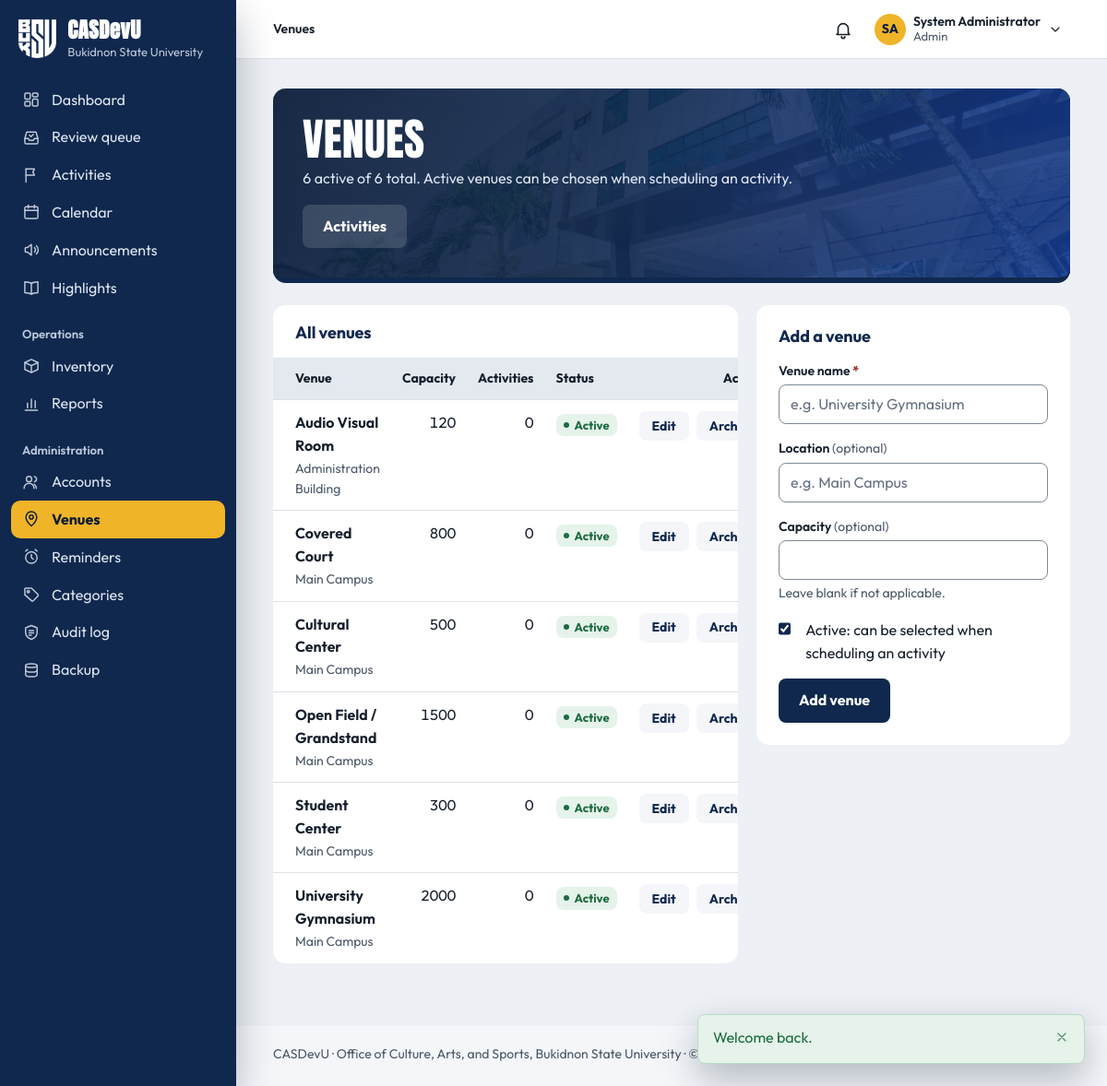
The app's page /admin/venues.php (signed in) with its own data.
### tables this page shows
CREATE TABLE settings (
    setting_key     VARCHAR(80) PRIMARY KEY,
    setting_value   TEXT NULL,
    description     VARCHAR(255) NULL,
    updated_at      TIMESTAMP NOT NULL DEFAULT CURRENT_TIMESTAMP
                        ON UPDATE CURRENT_TIMESTAMP
);

CREATE TABLE users (
    user_id         INT UNSIGNED AUTO_INCREMENT PRIMARY KEY,
    role_id         TINYINT UNSIGNED NOT NULL,

     
    email           VARCHAR(150) NOT NULL UNIQUE,    
    password_hash   VARCHAR(255) NOT NULL,           
     
    student_number  VARCHAR(30)  NULL UNIQUE,        
    first_name      VARCHAR(80)  NOT NULL,
    middle_name     VARCHAR(80)  NULL,
    last_name       VARCHAR(80)  NOT NULL,
    sex             ENUM('male','female','other') NULL,
    birth_date      DATE         NULL,
    contact_number  VARCHAR(30)  NULL,
    photo_path      VARCHAR(255) NULL,
    id_front_path   VARCHAR(255) NULL,               
    id_back_path    VARCHAR(255) NULL,               

     
    course_id       INT UNSIGNED     NULL,
    year_level_id   TINYINT UNSIGNED NULL,
    section         VARCHAR(20)      NULL,
     
    connection_note VARCHAR(500)     NULL,

     
    status          ENUM('pending','active','inactive','suspended')
                        NOT NULL DEFAULT 'pending',
    last_login_at   DATETIME NULL,
    created_at      TIMESTAMP NOT NULL DEFAULT CURRENT_TIMESTAMP,
    updated_at      TIMESTAMP NOT NULL DEFAULT CURRENT_TIMESTAMP
                        ON UPDATE CURRENT_TIMESTAMP,

    CONSTRAINT fk_users_role       FOREIGN KEY (role_id)       REFERENCES roles(role_id),
    CONSTRAINT fk_users_course     FOREIGN KEY (course_id)     REFERENCES courses(course_id)
                                       ON DELETE SET NULL,
    CONSTRAINT fk_users_year_level FOREIGN KEY (year_level_id) REFERENCES year_levels(year_level_id)
                                       ON DELETE SET NULL,

    INDEX idx_users_role   (role_id),
    INDEX idx_users_status (status),
    INDEX idx_users_name   (last_name, first_name)
);

CREATE TABLE venues (
    venue_id        INT UNSIGNED AUTO_INCREMENT PRIMARY KEY,
    name            VARCHAR(150) NOT NULL UNIQUE,    
    location        VARCHAR(255) NULL,
    capacity        INT UNSIGNED NULL,
    is_active       TINYINT(1)   NOT NULL DEFAULT 1
);

### public/admin/venues.php (the view, shortened to what the rows shown need)
<?php
require_once __DIR__ . '/../../includes/bootstrap.php';
require_role(['staff', 'admin']);
$venues = fetch_all(
    "SELECT v.*,
            (SELECT COUNT(*) FROM activities a WHERE a.venue_id = v.venue_id) AS activity_count,
            (SELECT COUNT(*) FROM activities a2
              WHERE a2.venue_id = v.venue_id
                AND a2.status IN ('upcoming','ongoing')) AS upcoming_count
       FROM venues v
      ORDER BY v.is_active DESC, v.name"
);
$editId  = get_id('edit');
$editing = $editId !== null
    ? fetch_one('SELECT * FROM venues WHERE venue_id = ?', [$editId])
    : null;
require __DIR__ . '/../../includes/layout/header.php';
?>
<div class="page-head">
    <div>
        <h1>Venues</h1>
    </div>
</div>
<div class="split">
    <section class="card<?= $venues === [] ? '' : ' card-flush' ?>">
        <div class="card-head"><h2>All venues</h2></div>
        <?php if ($venues === []): ?>
            <div class="empty">
                <strong>No venues yet</strong>
                Add the first one with the form on this page.
            </div>
        <?php else: ?>
            <div class="table-wrap">
                <table class="data table-stack">
                    <thead>
                        <tr><th>Venue</th><th class="num">Capacity</th><th class="num">Activities</th><th>Status</th><th class="actions">Actions</th></tr>
                    </thead>
                    <tbody>
                    <?php foreach ($venues as $venue): ?>
                        <tr>
                            <td data-label="Venue">
                                <div>
                                    <strong><?= e($venue['name']) ?></strong>
                                    <?php if ($venue['location']): ?>
                                        <div class="hint"><?= e($venue['location']) ?></div>
                                    <?php endif; ?>
                                </div>
                            </td>
                            <td class="num" data-label="Capacity"><?= $venue['capacity'] ? (int) $venue['capacity'] : '<span class="muted">Not set</span>' ?></td>
                            <td class="num" data-label="Activities">
                                <div>
                                    <?= (int) $venue['activity_count'] ?>
                                </div>
                            </td>
                            <td data-label="Status">
                                <div>
                                    <?php if ((int) $venue['is_active'] === 1): ?>
                                        <span class="badge badge-success">Active</span>
                                    <?php else: ?>
                                        <span class="badge badge-muted">Archived</span>
                                    <?php endif; ?>
                                </div>
                            </td>
                            <td class="actions">
                                <div class="btn-row">
                                    <a class="btn btn-outline btn-sm"
                                       href="<?= url('admin/venues.php?edit=' . (int) $venue['venue_id']) ?>"
                                       aria-label="Edit <?= e($venue['name']) ?>">Edit</a>
                                    <form method="post" class="inline-form"
                                          <?= (int) $venue['is_active'] === 1 && (int) $venue['upcoming_count'] > 0
                                              ? 'onsubmit="return confirm(\'This venue has upcoming activities scheduled. Archive it anyway?\');"'
                                              : '' ?>>
                                        <button type="submit" class="btn btn-outline btn-sm"
                                                aria-label="<?= (int) $venue['is_active'] === 1 ? 'Archive' : 'Reactivate' ?> <?= e($venue['name']) ?>">
                                            <?= (int) $venue['is_active'] === 1 ? 'Archive' : 'Reactivate' ?>
                                        </button>
                                    </form>
                                </div>
                            </td>
                        </tr>
                    <?php endforeach; ?>
                    </tbody>
                </table>
            </div>
        <?php endif; ?>
    </section>
    <section class="card" id="venue-form">
        <div class="card-head">
            <h2><?= $editing ? 'Edit venue' : 'Add a venue' ?></h2>
        </div>
    </section>
</div>
<?php
require __DIR__ . '/../../includes/layout/footer.php';

### includes/layout/header.php (shortened to what the rows shown need)
<?php
$user         = current_user();
$role         = current_role();
$attentionItems = $user ? attention_items() : [];
$reviewCount  = $user && can_review() ? review_counts()['total'] : 0;
$currentFile  = basename($_SERVER['SCRIPT_NAME']);
$currentDir   = basename(dirname($_SERVER['SCRIPT_NAME']));
$isStudent    = $role === 'student';
$navSection = match (true) {
    in_array($currentDir, ['public', ''], true) && $currentFile === 'index.php'   => 'dashboard',
    in_array($currentDir, ['public', ''], true) && $currentFile === 'review.php'  => 'review',
    $currentFile === 'notifications.php'                        => 'notifications',
    $currentFile === 'profile.php'                              => 'profile',
    $currentFile === 'settings.php'                             => 'settings',
    $currentFile === 'calendar.php'                             => 'calendar',
    $currentDir === 'invitations' && $role === 'guest'           => 'calendar',
    $currentDir === 'activities'                                => 'activities',
    $currentDir === 'announcements'                             => 'announcements',
    $currentDir === 'highlights'                                => 'highlights',
    $currentDir === 'inventory' && $isStudent && in_array($currentFile, ['reservations.php', 'borrow.php'], true) => 'borrow-requests',
    $currentDir === 'inventory'                                 => 'inventory',
    $currentDir === 'reports'                                   => 'reports',
    $currentDir === 'admin'                                     => pathinfo($currentFile, PATHINFO_FILENAME),
    $currentDir === 'requirements' && $isStudent                => 'activities',
    $currentDir === 'participation' && $isStudent               => 'my-activities',
    $currentDir === 'participation' || $currentDir === 'requirements' => 'activities',
    default                                                     => '',
};
$sections = [
    'dashboard'       => ['Dashboard', 'index.php'],
    'review'          => ['Review queue', 'review.php'],
    'notifications'   => ['Notifications', 'notifications.php'],
    'profile'         => ['My profile', 'profile.php'],
    'settings'        => ['Settings', 'settings.php'],
    'calendar'        => ['Calendar', 'activities/calendar.php'],
    'activities'      => ['Activities', 'activities/index.php'],
    'announcements'   => ['Announcements', 'announcements/index.php'],
    'highlights'      => ['Highlights', 'highlights/index.php'],
    'inventory'       => [$isStudent ? 'Costumes & equipment' : 'Inventory', 'inventory/index.php'],
    'reports'         => ['Reports', 'reports/index.php'],
    'my-activities'   => ['My activities', 'participation/my-activities.php'],
    'borrow-requests' => ['My borrow requests', 'inventory/reservations.php'],
    'users'           => ['Accounts', 'admin/users.php'],
    'venues'          => ['Venues', 'admin/venues.php'],
    'reminders'       => ['Reminders', 'admin/reminders.php'],
    'categories'      => ['Categories', 'admin/categories.php'],
    'audit'           => ['Audit log', 'admin/audit.php'],
    'backup'          => ['Backup', 'admin/backup.php'],
];
function nav_link(string $section, string $href, string $label, string $navSection, int $count = 0, string $countLabel = 'waiting'): string
{
    $current = $section === $navSection ? ' aria-current="page"' : '';
    $badge   = $count > 0
        ? '<span class="nav-count" aria-label="' . $count . ' ' . e($countLabel) . '">' . ($count > 99 ? '99+' : $count) . '</span>'
        : '';
    return '<a class="nav-link" href="' . e(url($href)) . '"' . $current . '>'
         . icon($section === 'inventory' && current_role() === 'student' ? 'equipment' : $section, 'nav-icon')
         . '<span class="nav-label">' . e($label) . '</span>' . $badge . '</a>';
}
$initials = $user
    ? strtoupper(mb_substr((string) $user['first_name'], 0, 1) . mb_substr((string) $user['last_name'], 0, 1))
    : '';
?>
<!DOCTYPE html>
<html lang="en">
<head>
    <link rel="stylesheet" href="<?= asset('css/style.css') ?>">
</head>
<body>
<div class="app<?= $user ? '' : ' app-public' ?>">
<?php if ($user): ?>
    <aside class="sidebar" id="sidebar" aria-label="Main navigation">
        <div class="sidebar-brand">
            <a class="brand" href="<?= url('index.php') ?>">
                <img class="brand-logo" src="<?= asset('img/buksu-logo-white.png') ?>" alt="" width="126" height="128">
                <span class="brand-text">
                    <span class="brand-mark"><?= e(APP_NAME) ?></span>
                    <span class="brand-sub"><?= e(university_name()) ?></span>
                </span>
            </a>
        </div>
        <nav class="sidebar-nav" aria-label="Sections">
            <div class="nav-group">
                <?= nav_link('dashboard', 'index.php', 'Dashboard', $navSection) ?>
                <?php if ($isStudent): ?>
                    <?= nav_link('my-activities', 'participation/my-activities.php', 'My activities', $navSection) ?>
                <?php elseif (can_review()): ?>
                    <?= nav_link('review', 'review.php', 'Review queue', $navSection, $reviewCount, 'waiting for review') ?>
                <?php endif; ?>
                <?= nav_link('activities', 'activities/index.php', 'Activities', $navSection) ?>
                <?= nav_link('calendar', 'activities/calendar.php', 'Calendar', $navSection) ?>
                <?= nav_link('announcements', 'announcements/index.php', 'Announcements', $navSection) ?>
                <?= nav_link('highlights', 'highlights/index.php', 'Highlights', $navSection) ?>
            </div>
            <?php if (has_role('staff', 'admin', 'coordinator')): ?>
                <div class="nav-group">
                    <p class="nav-group-title">Operations</p>
                    <?= nav_link('inventory', 'inventory/index.php', 'Inventory', $navSection) ?>
                    <?= nav_link('reports', 'reports/index.php', 'Reports', $navSection) ?>
                </div>
            <?php endif; ?>
            <?php if (has_role('staff', 'admin')): ?>
                <div class="nav-group">
                    <p class="nav-group-title">Administration</p>
                    <?= nav_link('users', 'admin/users.php', 'Accounts', $navSection) ?>
                    <?= nav_link('venues', 'admin/venues.php', 'Venues', $navSection) ?>
                    <?= nav_link('reminders', 'admin/reminders.php', 'Reminders', $navSection) ?>
                    <?php if (has_role('admin')): ?>
                        <?= nav_link('categories', 'admin/categories.php', 'Categories', $navSection) ?>
                        <?= nav_link('audit', 'admin/audit.php', 'Audit log', $navSection) ?>
                        <?= nav_link('backup', 'admin/backup.php', 'Backup', $navSection) ?>
                    <?php endif; ?>
                </div>
            <?php endif; ?>
        </nav>
    </aside>
<?php endif; ?>
<div class="main">
<?php if ($user): ?>
    <?php
    [$sectionLabel, $sectionHref] = $sections[$navSection] ?? ['', ''];
    $pageLabel  = (string) ($pageTitle ?? '');
    $isSectionHome = $sectionHref !== '' && str_ends_with($_SERVER['SCRIPT_NAME'], '/' . $sectionHref);
    ?>
    <header class="topbar">
        <nav class="breadcrumb" aria-label="Breadcrumb">
            <ol>
                <?php if ($sectionLabel !== '' && !$isSectionHome): ?>
                    <li><a href="<?= url($sectionHref) ?>"><?= e($sectionLabel) ?></a></li>
                    <li aria-current="page"><?= e($pageLabel) ?></li>
                <?php else: ?>
                    <li aria-current="page"><?= e($sectionLabel !== '' ? $sectionLabel : $pageLabel) ?></li>
                <?php endif; ?>
            </ol>
        </nav>
        <div class="topbar-actions">
            <?php require __DIR__ . '/notifications-menu.php'; ?>
            <details class="account-menu" data-menu>
                <summary class="account-trigger" aria-label="Account menu for <?= e(full_name($user)) ?>">
                    <?php if ($userPhotoUrl = user_photo_url($user)): ?>
                        <img class="account-initials" src="<?= e($userPhotoUrl) ?>" alt="" width="34" height="34">
                    <?php else: ?>
                        <span class="account-initials" aria-hidden="true"><?= e($initials) ?></span>
                    <?php endif; ?>
                    <span class="account-text">
                        <span class="account-name"><?= e(full_name($user)) ?></span>
                        <span class="account-role"><?= e(ucfirst((string) $role)) ?></span>
                    </span>
                    <?= icon('chevron-down', 'icon account-chevron') ?>
                </summary>
            </details>
        </div>
    </header>
<?php endif; ?>
<main class="page" id="main" tabindex="-1">

### includes/layout/footer.php
</main>
<footer class="footer">
    <p><?= e(APP_NAME) ?> · <?= e(office_name()) ?>, <?= e(university_name()) ?> · &copy; <?= date('Y') ?></p>
</footer>
</div>
</div>
</body>
</html>

### records on screen
settings: setting_value "Bukidnon State University"
users: initials "SA", full_name($user) "System Administrator"
venues: name "Audio Visual Room", location "Administration Building", capacity "120", activity_count "0", is_active "Active"
venues: name "Covered Court", location "Main Campus", capacity "800", activity_count "0", is_active "Active"
venues: name "Cultural Center", location "Main Campus", capacity "500", activity_count "0", is_active "Active"
venues: name "Open Field / Grandstand", location "Main Campus", capacity "1500", activity_count "0", is_active "Active"
venues: name "Student Center", location "Main Campus", capacity "300", activity_count "0", is_active "Active"
venues: name "University Gymnasium", location "Main Campus", capacity "2000", activity_count "0", is_active "Active"
settings: setting_value "Office of Culture, Arts, and Sports"

### other values on screen
APP_NAME "CASDevU"
$label "Dashboard Review queue Activities Calendar Announcements Highlights Inventory Reports Accounts Venues Reminders Categories Audit log Backup"
$sectionLabel !== '' ? $sectionLabel : $pageLabel "Venues"
$role "Admin"
$flashMessage['message'] "Welcome back."
$activeCount "6"
count($venues) "6"
university_name() "Bukidnon State University"
